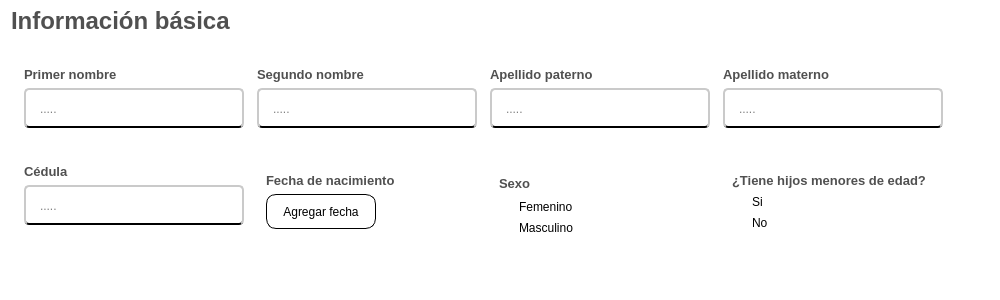
              <widget class="QFrame" name="info_basica">
               <property name="sizePolicy">
                <sizepolicy hsizetype="Preferred" vsizetype="Preferred">
                 <horstretch>0</horstretch>
                 <verstretch>10</verstretch>
                </sizepolicy>
               </property>
               <property name="minimumSize">
                <size>
                 <width>1000</width>
                 <height>300</height>
                </size>
               </property>
               <property name="styleSheet">
                <string notr="true">QFrame{
	background-color: rgb(255, 255, 255);

}</string>
               </property>
               <property name="frameShape">
                <enum>QFrame::NoFrame</enum>
               </property>
               <property name="frameShadow">
                <enum>QFrame::Raised</enum>
               </property>
               <layout class="QVBoxLayout" name="verticalLayout_4">
                <item>
                 <widget class="QLabel" name="label_titulo_del_segmento_info_basica">
                  <property name="maximumSize">
                   <size>
                    <width>16777215</width>
                    <height>20</height>
                   </size>
                  </property>
                  <property name="font">
                   <font>
                    <family>Arial</family>
                    <pointsize>18</pointsize>
                    <weight>75</weight>
                    <bold>true</bold>
                   </font>
                  </property>
                  <property name="styleSheet">
                   <string notr="true">QLabel{
	
	
	color: rgb(80, 80, 80);

	border-color: #ffffff;


}
</string>
                  </property>
                  <property name="text">
                   <string>Información básica</string>
                  </property>
                  <property name="scaledContents">
                   <bool>false</bool>
                  </property>
                 </widget>
                </item>
                <item>
                 <widget class="QFrame" name="preguntas_info_basica">
                  <property name="styleSheet">
                   <string notr="true"/>
                  </property>
                  <property name="frameShape">
                   <enum>QFrame::NoFrame</enum>
                  </property>
                  <property name="frameShadow">
                   <enum>QFrame::Plain</enum>
                  </property>
                  <layout class="QGridLayout" name="gridLayout" rowstretch="0,0,0,0" rowminimumheight="0,70,0,0" columnminimumwidth="0,0,0,0">
                   <property name="sizeConstraint">
                    <enum>QLayout::SetNoConstraint</enum>
                   </property>
                   <property name="leftMargin">
                    <number>10</number>
                   </property>
                   <property name="topMargin">
                    <number>30</number>
                   </property>
                   <property name="bottomMargin">
                    <number>30</number>
                   </property>
                   <property name="horizontalSpacing">
                    <number>10</number>
                   </property>
                   <property name="verticalSpacing">
                    <number>6</number>
                   </property>
                   <item row="0" column="0" alignment="Qt::AlignTop">
                    <widget class="QLabel" name="label_primer_nombre">
                     <property name="minimumSize">
                      <size>
                       <width>0</width>
                       <height>0</height>
                      </size>
                     </property>
                     <property name="maximumSize">
                      <size>
                       <width>16777215</width>
                       <height>20</height>
                      </size>
                     </property>
                     <property name="font">
                      <font>
                       <family>Arial</family>
                       <pointsize>10</pointsize>
                       <weight>75</weight>
                       <bold>true</bold>
                      </font>
                     </property>
                     <property name="styleSheet">
                      <string notr="true">QLabel{
		
	color: rgb(80, 80, 80);

	border-color: #ffffff;


}
</string>
                     </property>
                     <property name="text">
                      <string>Primer nombre</string>
                     </property>
                     <property name="scaledContents">
                      <bool>true</bool>
                     </property>
                    </widget>
                   </item>
                   <item row="0" column="1" alignment="Qt::AlignTop">
                    <widget class="QLabel" name="label_segundo_nombre">
                     <property name="minimumSize">
                      <size>
                       <width>0</width>
                       <height>0</height>
                      </size>
                     </property>
                     <property name="maximumSize">
                      <size>
                       <width>16777215</width>
                       <height>20</height>
                      </size>
                     </property>
                     <property name="font">
                      <font>
                       <family>Arial</family>
                       <pointsize>10</pointsize>
                       <weight>75</weight>
                       <bold>true</bold>
                      </font>
                     </property>
                     <property name="styleSheet">
                      <string notr="true">QLabel{
		
	color: rgb(80, 80, 80);

	border-color: #ffffff;


}
</string>
                     </property>
                     <property name="text">
                      <string>Segundo nombre</string>
                     </property>
                     <property name="textFormat">
                      <enum>Qt::PlainText</enum>
                     </property>
                     <property name="scaledContents">
                      <bool>true</bool>
                     </property>
                    </widget>
                   </item>
                   <item row="0" column="2" alignment="Qt::AlignTop">
                    <widget class="QLabel" name="label_apellido_paterno">
                     <property name="minimumSize">
                      <size>
                       <width>0</width>
                       <height>0</height>
                      </size>
                     </property>
                     <property name="maximumSize">
                      <size>
                       <width>16777215</width>
                       <height>20</height>
                      </size>
                     </property>
                     <property name="font">
                      <font>
                       <family>Arial</family>
                       <pointsize>10</pointsize>
                       <weight>75</weight>
                       <bold>true</bold>
                      </font>
                     </property>
                     <property name="styleSheet">
                      <string notr="true">QLabel{
		
	color: rgb(80, 80, 80);

	border-color: #ffffff;


}
</string>
                     </property>
                     <property name="text">
                      <string>Apellido paterno</string>
                     </property>
                     <property name="textFormat">
                      <enum>Qt::PlainText</enum>
                     </property>
                     <property name="scaledContents">
                      <bool>true</bool>
                     </property>
                    </widget>
                   </item>
                   <item row="0" column="3" alignment="Qt::AlignTop">
                    <widget class="QLabel" name="label_apellido_materno">
                     <property name="minimumSize">
                      <size>
                       <width>0</width>
                       <height>0</height>
                      </size>
                     </property>
                     <property name="maximumSize">
                      <size>
                       <width>16777215</width>
                       <height>20</height>
                      </size>
                     </property>
                     <property name="font">
                      <font>
                       <family>Arial</family>
                       <pointsize>10</pointsize>
                       <weight>75</weight>
                       <bold>true</bold>
                      </font>
                     </property>
                     <property name="styleSheet">
                      <string notr="true">QLabel{
		
	color: rgb(80, 80, 80);

	border-color: #ffffff;


}
</string>
                     </property>
                     <property name="text">
                      <string>Apellido materno</string>
                     </property>
                     <property name="textFormat">
                      <enum>Qt::PlainText</enum>
                     </property>
                     <property name="scaledContents">
                      <bool>true</bool>
                     </property>
                    </widget>
                   </item>
                   <item row="1" column="0" alignment="Qt::AlignLeft|Qt::AlignTop">
                    <widget class="QLineEdit" name="input_primer_nombre">
                     <property name="sizePolicy">
                      <sizepolicy hsizetype="Fixed" vsizetype="Fixed">
                       <horstretch>0</horstretch>
                       <verstretch>0</verstretch>
                      </sizepolicy>
                     </property>
                     <property name="minimumSize">
                      <size>
                       <width>220</width>
                       <height>40</height>
                      </size>
                     </property>
                     <property name="styleSheet">
                      <string notr="true">QLineEdit{
	
	background-color: rgb(255, 255, 255);
	font: 12pt &quot;Arial&quot;;
	border-radius:5px;
	padding-left: 12px;
 padding-right:12px;
	padding-top:1px;
	border-bottom:2px solid black  ;
	border-top: 2px solid rgb(202, 202, 202);
	border-left: 2px solid rgb(202, 202, 202);
	border-right: 2px solid rgb(202, 202, 202);

}

QLineEdit:focus{

	border: 2px solid rgb(17, 192, 255)



}
</string>
                     </property>
                     <property name="placeholderText">
                      <string>.....</string>
                     </property>
                    </widget>
                   </item>
                   <item row="1" column="1" alignment="Qt::AlignTop">
                    <widget class="QLineEdit" name="input_segundo_nombre">
                     <property name="sizePolicy">
                      <sizepolicy hsizetype="Fixed" vsizetype="Fixed">
                       <horstretch>0</horstretch>
                       <verstretch>0</verstretch>
                      </sizepolicy>
                     </property>
                     <property name="minimumSize">
                      <size>
                       <width>220</width>
                       <height>40</height>
                      </size>
                     </property>
                     <property name="styleSheet">
                      <string notr="true">QLineEdit{
	
	background-color: rgb(255, 255, 255);
	font: 12pt &quot;Arial&quot;;
	border-radius:5px;
	padding-left: 12px;
 padding-right:12px;
	padding-top:1px;
	border-bottom:2px solid black  ;
	border-top: 2px solid rgb(202, 202, 202);
	border-left: 2px solid rgb(202, 202, 202);
	border-right: 2px solid rgb(202, 202, 202);

}

QLineEdit:focus{

	border: 2px solid rgb(17, 192, 255)



}
</string>
                     </property>
                     <property name="placeholderText">
                      <string>.....</string>
                     </property>
                    </widget>
                   </item>
                   <item row="1" column="2" alignment="Qt::AlignTop">
                    <widget class="QLineEdit" name="input_apellido_paterno">
                     <property name="sizePolicy">
                      <sizepolicy hsizetype="Fixed" vsizetype="Fixed">
                       <horstretch>0</horstretch>
                       <verstretch>0</verstretch>
                      </sizepolicy>
                     </property>
                     <property name="minimumSize">
                      <size>
                       <width>220</width>
                       <height>40</height>
                      </size>
                     </property>
                     <property name="styleSheet">
                      <string notr="true">QLineEdit{
	
	background-color: rgb(255, 255, 255);
	font: 12pt &quot;Arial&quot;;
	border-radius:5px;
	padding-left: 12px;
 padding-right:12px;
	padding-top:1px;
	border-bottom:2px solid black  ;
	border-top: 2px solid rgb(202, 202, 202);
	border-left: 2px solid rgb(202, 202, 202);
	border-right: 2px solid rgb(202, 202, 202);

}

QLineEdit:focus{

	border: 2px solid rgb(17, 192, 255)



}
</string>
                     </property>
                     <property name="placeholderText">
                      <string>.....</string>
                     </property>
                    </widget>
                   </item>
                   <item row="1" column="3" alignment="Qt::AlignLeft|Qt::AlignTop">
                    <widget class="QLineEdit" name="input_apellido_materno">
                     <property name="sizePolicy">
                      <sizepolicy hsizetype="Fixed" vsizetype="Fixed">
                       <horstretch>0</horstretch>
                       <verstretch>0</verstretch>
                      </sizepolicy>
                     </property>
                     <property name="minimumSize">
                      <size>
                       <width>220</width>
                       <height>40</height>
                      </size>
                     </property>
                     <property name="styleSheet">
                      <string notr="true">QLineEdit{
	
	background-color: rgb(255, 255, 255);
	font: 12pt &quot;Arial&quot;;
	border-radius:5px;
	padding-left: 12px;
 padding-right:12px;
	padding-top:1px;
	border-bottom:2px solid black  ;
	border-top: 2px solid rgb(202, 202, 202);
	border-left: 2px solid rgb(202, 202, 202);
	border-right: 2px solid rgb(202, 202, 202);

}

QLineEdit:focus{

	border: 2px solid rgb(17, 192, 255)



}
</string>
                     </property>
                     <property name="placeholderText">
                      <string>.....</string>
                     </property>
                    </widget>
                   </item>
                   <item row="2" column="0" alignment="Qt::AlignTop">
                    <widget class="QLabel" name="label_cedula">
                     <property name="minimumSize">
                      <size>
                       <width>0</width>
                       <height>0</height>
                      </size>
                     </property>
                     <property name="maximumSize">
                      <size>
                       <width>16777215</width>
                       <height>20</height>
                      </size>
                     </property>
                     <property name="font">
                      <font>
                       <family>Arial</family>
                       <pointsize>10</pointsize>
                       <weight>75</weight>
                       <bold>true</bold>
                      </font>
                     </property>
                     <property name="styleSheet">
                      <string notr="true">QLabel{
		
	color: rgb(80, 80, 80);

	border-color: #ffffff;


}
</string>
                     </property>
                     <property name="text">
                      <string>Cédula</string>
                     </property>
                     <property name="textFormat">
                      <enum>Qt::PlainText</enum>
                     </property>
                     <property name="scaledContents">
                      <bool>true</bool>
                     </property>
                    </widget>
                   </item>
                   <item row="2" column="1" rowspan="2" alignment="Qt::AlignTop">
                    <widget class="QFrame" name="espacio_fecha_nacimiento">
                     <property name="maximumSize">
                      <size>
                       <width>16777215</width>
                       <height>100</height>
                      </size>
                     </property>
                     <property name="styleSheet">
                      <string notr="true">border:none;</string>
                     </property>
                     <layout class="QGridLayout" name="gridLayout_2">
                      <item row="0" column="0" colspan="2">
                       <widget class="QLabel" name="label_fecha_de_nacimiento">
                        <property name="font">
                         <font>
                          <family>Arial</family>
                          <pointsize>10</pointsize>
                          <weight>75</weight>
                          <bold>true</bold>
                         </font>
                        </property>
                        <property name="styleSheet">
                         <string notr="true">QLabel{
		
	color: rgb(80, 80, 80);

	border-color: #ffffff;


}
</string>
                        </property>
                        <property name="text">
                         <string>Fecha de nacimiento</string>
                        </property>
                        <property name="scaledContents">
                         <bool>false</bool>
                        </property>
                       </widget>
                      </item>
                      <item row="1" column="0">
                       <widget class="QPushButton" name="boton_para_agregar_fecha">
                        <property name="minimumSize">
                         <size>
                          <width>110</width>
                          <height>35</height>
                         </size>
                        </property>
                        <property name="cursor">
                         <cursorShape>PointingHandCursor</cursorShape>
                        </property>
                        <property name="styleSheet">
                         <string notr="true">QPushButton{

	border: 1px solid black;
	border-radius:10px;
	background-color: rgb(255, 255, 255);
}

QPushButton:hover{

	background-color: rgb(199, 199, 199)
}</string>
                        </property>
                        <property name="text">
                         <string>Agregar fecha</string>
                        </property>
                        <property name="icon">
                         <iconset>
                          <normaloff>../../recursos_de_imagenes/iconos_de_interfaz/calendario.png</normaloff>../../recursos_de_imagenes/iconos_de_interfaz/calendario.png</iconset>
                        </property>
                        <property name="iconSize">
                         <size>
                          <width>20</width>
                          <height>20</height>
                         </size>
                        </property>
                       </widget>
                      </item>
                      <item row="1" column="1">
                       <widget class="QLabel" name="label_mostrar_fecha">
                        <property name="font">
                         <font>
                          <family>Arial</family>
                          <pointsize>10</pointsize>
                          <weight>75</weight>
                          <bold>true</bold>
                         </font>
                        </property>
                        <property name="styleSheet">
                         <string notr="true">QLabel{

	border:0px;


}</string>
                        </property>
                        <property name="text">
                         <string/>
                        </property>
                       </widget>
                      </item>
                     </layout>
                    </widget>
                   </item>
                   <item row="2" column="2" rowspan="2" alignment="Qt::AlignTop">
                    <widget class="QFrame" name="espacio_sexo">
                     <property name="minimumSize">
                      <size>
                       <width>0</width>
                       <height>0</height>
                      </size>
                     </property>
                     <property name="maximumSize">
                      <size>
                       <width>16777215</width>
                       <height>100</height>
                      </size>
                     </property>
                     <property name="styleSheet">
                      <string notr="true">border:none;</string>
                     </property>
                     <layout class="QVBoxLayout" name="verticalLayout_5">
                      <item>
                       <widget class="QLabel" name="label_sexo">
                        <property name="minimumSize">
                         <size>
                          <width>0</width>
                          <height>20</height>
                         </size>
                        </property>
                        <property name="maximumSize">
                         <size>
                          <width>16777215</width>
                          <height>20</height>
                         </size>
                        </property>
                        <property name="font">
                         <font>
                          <family>Arial</family>
                          <pointsize>10</pointsize>
                          <weight>75</weight>
                          <bold>true</bold>
                         </font>
                        </property>
                        <property name="styleSheet">
                         <string notr="true">QLabel{
		
	color: rgb(80, 80, 80);

	border-color: #ffffff;


}
</string>
                        </property>
                        <property name="text">
                         <string>Sexo</string>
                        </property>
                        <property name="scaledContents">
                         <bool>false</bool>
                        </property>
                       </widget>
                      </item>
                      <item>
                       <widget class="QRadioButton" name="input_sexo_femenino">
                        <property name="styleSheet">
                         <string notr="true">QRadioButton{

	background:transparent;
	font: 75 10pt &quot;Arial&quot;;
	border-color:#ffffff;

}</string>
                        </property>
                        <property name="text">
                         <string>Femenino</string>
                        </property>
                       </widget>
                      </item>
                      <item>
                       <widget class="QRadioButton" name="input_sexo_masculino">
                        <property name="styleSheet">
                         <string notr="true">QRadioButton{

	background:transparent;
	font: 75 10pt &quot;Arial&quot;;
	border-color:#ffffff;

}</string>
                        </property>
                        <property name="text">
                         <string>Masculino</string>
                        </property>
                       </widget>
                      </item>
                     </layout>
                    </widget>
                   </item>
                   <item row="2" column="3" rowspan="2" alignment="Qt::AlignTop">
                    <widget class="QFrame" name="espacio_hijos">
                     <property name="maximumSize">
                      <size>
                       <width>250</width>
                       <height>100</height>
                      </size>
                     </property>
                     <property name="styleSheet">
                      <string notr="true">border:none;</string>
                     </property>
                     <layout class="QVBoxLayout" name="verticalLayout_6">
                      <item>
                       <widget class="QLabel" name="label_tiene_hijos">
                        <property name="font">
                         <font>
                          <family>Arial</family>
                          <pointsize>10</pointsize>
                          <weight>75</weight>
                          <bold>true</bold>
                         </font>
                        </property>
                        <property name="styleSheet">
                         <string notr="true">QLabel{
		
	color: rgb(80, 80, 80);

	border-color: #ffffff;


}
</string>
                        </property>
                        <property name="text">
                         <string>¿Tiene hijos menores de edad?</string>
                        </property>
                        <property name="scaledContents">
                         <bool>false</bool>
                        </property>
                       </widget>
                      </item>
                      <item>
                       <widget class="QRadioButton" name="input_si">
                        <property name="minimumSize">
                         <size>
                          <width>0</width>
                          <height>0</height>
                         </size>
                        </property>
                        <property name="maximumSize">
                         <size>
                          <width>50</width>
                          <height>16777215</height>
                         </size>
                        </property>
                        <property name="styleSheet">
                         <string notr="true">QRadioButton{

	background:transparent;
	font: 75 10pt &quot;Arial&quot;;
	border-color:#ffffff;

}</string>
                        </property>
                        <property name="text">
                         <string>Si</string>
                        </property>
                       </widget>
                      </item>
                      <item>
                       <widget class="QRadioButton" name="input_no">
                        <property name="minimumSize">
                         <size>
                          <width>0</width>
                          <height>0</height>
                         </size>
                        </property>
                        <property name="maximumSize">
                         <size>
                          <width>50</width>
                          <height>16777215</height>
                         </size>
                        </property>
                        <property name="styleSheet">
                         <string notr="true">QRadioButton{

	background:transparent;
	font: 75 10pt &quot;Arial&quot;;
	border-color:#ffffff;

}</string>
                        </property>
                        <property name="text">
                         <string>No</string>
                        </property>
                       </widget>
                      </item>
                     </layout>
                    </widget>
                   </item>
                   <item row="3" column="0" alignment="Qt::AlignTop">
                    <widget class="QLineEdit" name="input_cedula">
                     <property name="sizePolicy">
                      <sizepolicy hsizetype="Fixed" vsizetype="Fixed">
                       <horstretch>0</horstretch>
                       <verstretch>20</verstretch>
                      </sizepolicy>
                     </property>
                     <property name="minimumSize">
                      <size>
                       <width>220</width>
                       <height>40</height>
                      </size>
                     </property>
                     <property name="styleSheet">
                      <string notr="true">QLineEdit{
	
	background-color: rgb(255, 255, 255);
	font: 12pt &quot;Arial&quot;;
	border-radius:5px;
	padding-left: 12px;
 padding-right:12px;
	padding-top:1px;
	border-bottom:2px solid black  ;
	border-top: 2px solid rgb(202, 202, 202);
	border-left: 2px solid rgb(202, 202, 202);
	border-right: 2px solid rgb(202, 202, 202);

}

QLineEdit:focus{

	border: 2px solid rgb(17, 192, 255)



}
</string>
                     </property>
                     <property name="placeholderText">
                      <string>.....</string>
                     </property>
                    </widget>
                   </item>
                  </layout>
                  <zorder>espacio_fecha_nacimiento</zorder>
                  <zorder>espacio_sexo</zorder>
                  <zorder>input_segundo_nombre</zorder>
                  <zorder>label_segundo_nombre</zorder>
                  <zorder>input_apellido_paterno</zorder>
                  <zorder>label_apellido_paterno</zorder>
                  <zorder>label_cedula</zorder>
                  <zorder>input_primer_nombre</zorder>
                  <zorder>label_primer_nombre</zorder>
                  <zorder>input_cedula</zorder>
                  <zorder>label_apellido_materno</zorder>
                  <zorder>input_apellido_materno</zorder>
                  <zorder>espacio_hijos</zorder>
                 </widget>
                </item>
               </layout>
              </widget>
